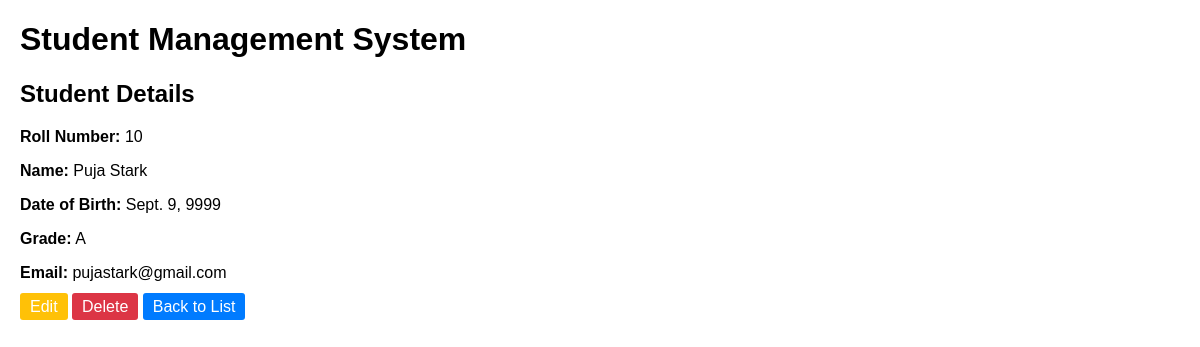
The app's page /students/6/ with its own data.
### students/models.py (models this page shows, shortened)
class Student(models.Model):
    roll_number = models.CharField(max_length=20, unique=True)
    first_name = models.CharField(max_length=100)
    last_name = models.CharField(max_length=100)
    date_of_birth = models.DateField()
    grade = models.CharField(max_length=10)
    email = models.EmailField(unique=True)

### students/views.py (the view)
# urls.py: path('<int:pk>/', views.student_detail, name='student_detail'),
def student_detail(request, pk):
    student = get_object_or_404(Student, pk=pk)
    return render(request, 'students/student_detail.html', {'student': student})

### students/templates/students/student_detail.html
{% extends 'students/base.html' %}
{% block content %}
    <h2>Student Details</h2>
    <p><strong>Roll Number:</strong> {{ student.roll_number }}</p>
    <p><strong>Name:</strong> {{ student.first_name }} {{ student.last_name }}</p>
    <p><strong>Date of Birth:</strong> {{ student.date_of_birth }}</p>
    <p><strong>Grade:</strong> {{ student.grade }}</p>
    <p><strong>Email:</strong> {{ student.email }}</p>
    <a href="{% url 'update_student' student.pk %}" class="btn btn-warning">Edit</a>
    <a href="{% url 'delete_student' student.pk %}" class="btn btn-danger">Delete</a>
    <a href="{% url 'student_list' %}" class="btn btn-primary">Back to List</a>
{% endblock %}

### students/templates/students/base.html (style rules this page uses)
body { font-family: Arial, sans-serif; margin: 20px; }
.btn { padding: 5px 10px; text-decoration: none; color: white; border-radius: 3px; }
.btn-primary { background-color: #007bff; }
.btn-warning { background-color: #ffc107; }
.btn-danger { background-color: #dc3545; }

### records on screen
Student: roll_number "10", first_name "Puja", last_name "Stark", date_of_birth "Sept. 9, 9999", grade "A", email "pujastark@gmail.com"
